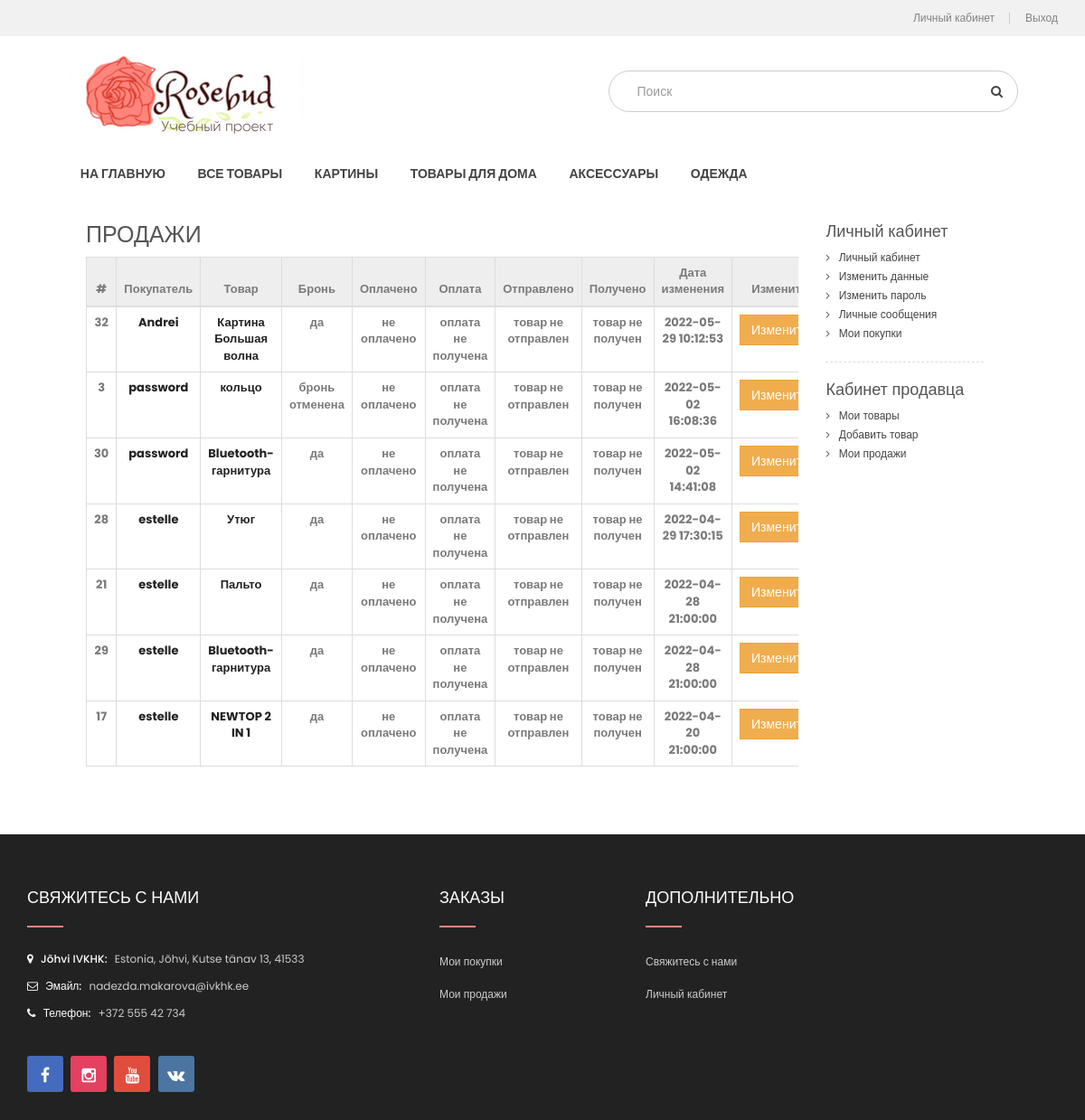
Page /orders (signed in) on the committed database.
### tables this page shows
CREATE TABLE `product_categories` (
  `idCategory` int(11) NOT NULL,
  `categoryName` varchar(30) NOT NULL
);

CREATE TABLE `orders` (
  `idOrder` int(11) NOT NULL,
  `productId` int(11) NOT NULL,
  `sellerId` int(11) NOT NULL,
  `buyerId` int(11) NOT NULL,
  `booked` tinyint(1) NOT NULL DEFAULT 0,
  `payed` tinyint(1) NOT NULL DEFAULT 0,
  `gotPayment` tinyint(1) NOT NULL DEFAULT 0,
  `delivered` tinyint(1) NOT NULL DEFAULT 0,
  `got` tinyint(1) NOT NULL DEFAULT 0,
  `date` timestamp NOT NULL DEFAULT current_timestamp() ON UPDATE current_timestamp()
);

CREATE TABLE `users` (
  `idUser` int(11) NOT NULL,
  `role` int(1) NOT NULL,
  `email` text NOT NULL,
  `password` varchar(255) NOT NULL,
  `adress` text NOT NULL,
  `tel` int(20) NOT NULL,
  `fullName` text NOT NULL,
  `username` varchar(15) NOT NULL,
  `userDescription` text NOT NULL
);

CREATE TABLE `products` (
  `idProduct` int(10) NOT NULL,
  `name` varchar(30) NOT NULL,
  `categoryId` int(11) NOT NULL,
  `description` text NOT NULL,
  `img` text NOT NULL,
  `price` decimal(10,2) NOT NULL,
  `sellerId` int(11) NOT NULL
);

### controller/controllerUser.php (called while the page is built, shortened)
<?php
class controllerUser{
	public static function ordersFromUser($id){
		$orders = modelUser::orderDetails($id);
		include_once('view/ordersFromUser.php');
	}
}

### index.php (called while the page is built, shortened)
<?php
include_once 'inc/database.php';
include_once 'model/category.php';
include_once 'model/modelUser.php';
include_once 'controller/controller.php';
include_once 'controller/controllerUser.php';
include 'route/routing.php';
?>

### inc/database.php (called while the page is built, shortened)
<?php
class database {
    private $conn;
    private $host;
    private $user;
    private $password;
    private $baseName;
    function __construct() {
        $this->host = 'localhost';
        $this->user = 'root';
        $this->password = '';
        $this->baseName = 'rosebud_shop';
    }
    function connect() {
        try {
            $this->conn = new PDO(
                    'mysql:host='.$this->host.''
                    .';dbname='.$this->baseName.'',
                    $this->user,
                    $this->password,
                    array(PDO::MYSQL_ATTR_INIT_COMMAND => 'SET NAMES utf8'));
        } catch (Exception $e) {
            die('Connection failed : '.$e->getMessage());
        }
        return $this->conn;
    }
    function disconnect() {
        if ($this->conn) {
            $this->conn = null;
        }
    }
    function getAll($query) {
        $stmt = $this->conn->prepare($query);
        $stmt->execute();
        $stmt->setFetchMode(PDO::FETCH_ASSOC);
        $response = $stmt->fetchAll();
        return $response;
    }
}
?>

### model/modelUser.php (called while the page is built, shortened)
<?php
class modelUser{
	public static function orderDetails($id){
		$sql = "SELECT products.*, users.*, orders.* from products, users, orders where `orders`.sellerId =".$id." AND `orders`.productId = `products`.idProduct AND orders.`buyerId` = `users`.idUser order by `orders`.date DESC";
		$database = new database();
		$rows = $database->getAll($sql);
		return $rows;
	}
}

### model/category.php (called while the page is built)
<?php
class Category{
    public static function getMainCategories() {
        $query = "SELECT * FROM `product_categories`" ;
        $db = new Database();
        $categories = $db->getAll($query);
        return $categories;
    }
}

### controller/controller.php (called while the page is built, shortened)
<?php
class Controller{
	public static function mainCategories(){
		$categories = Category::getMainCategories();
		include_once 'view/categories.php';
	}
}
?>

### view/ordersFromUser.php (the view, shortened to what this page needs)
<div class="col-xs-9" style="float: left; width: 80%;">
	<h1 class="text-uppercase">Продажи</h1>
		<div class="table-responsive">
			<table class="table table-bordered">
				<thead>
					<tr>
						<th style="text-transform: none;">#</th>
						<th style="text-transform: none;">Покупатель</th>
						<th style="text-transform: none;">Товар</th>
						<th style="text-transform: none;">Бронь</th>
						<th style="text-transform: none;">Оплачено</th>
						<th style="text-transform: none;">Оплата</th>
						<th style="text-transform: none;">Отправлено</th>
						<th style="text-transform: none;">Получено</th>
						<th style="text-transform: none;">Дата изменения</th>
						<th style="text-transform: none;">Изменить</th>
					</tr>
				</thead>
				<tbody>
					<?php
						foreach ($orders as $order) {
					?>
					<tr>
						<th scope="row"><?php echo $order['idOrder'];?></th>
						<th style="text-transform: none;">
							<?php
								echo '<a href="user?id='.$order['buyerId'].'">';
									echo $order['username'];?>
								</a>
						</th>
						<th style="text-transform: none;">
							<?php
								echo '<a href="detail?id='.$order['productId'].'">';
									echo $order['name'];?>
								</a>
						</th>
						<th style="text-transform: none;"><?php
							if($order['booked']==1){echo 'да';}
							else {echo 'бронь отменена';}
						?></th>
						<th style="text-transform: none;"><?php
							if ($order['payed']==1) { echo 'оплачено';}
							else {echo 'не оплачено';}
						?></th>
						<th style="text-transform: none;"><?php
							if ($order['gotPayment']==1) {echo 'оплата получена';}
							else {echo 'оплата не получена';}
						?></th>
						<th style="text-transform: none;"><?php
							if ($order['delivered']==1) {echo 'товар отправлен';}
							else {echo 'товар не отправлен';}
						?></th>
						<th style="text-transform: none;"><?php
							if ($order['got']==1) {echo 'товар получен';}
							else {echo 'товар не получен';}
						?></th>
						<th style="text-transform: none;"><?php echo $order['date'];?></th>
						<th>
							<a href="changeOrder?id=<?php echo $order['idOrder'];?>">
							<button class="btn btn-warning">Изменить</button>
							</a>
						</th>
					</tr>
					<?php
						}
					?>
				</tbody>
			</table>
	</div>
</div>
<?php
	include "view/templates/userMenu.php";
	include "view/templates/layout.php";
?>

### view/categories.php
<?php
	foreach ($categories as $value){
			echo '<li class="">
			<p class="close-menu"></p>';
			echo "<a href='category?id=".$value['idCategory']."' class='clearfix menu1'>";
				echo "<strong>".$value['categoryName']."</strong>
				<span class='label'></span>
				</a></li>";
	}
?>

### public/css/themecss/so_megamenu.css (style rules this page uses)
ul.megamenu > li { float: left; margin-right:1px; }
ul.megamenu > li > a { display: block; position: relative; color: #fff; font-size: 14px; padding: 15px 18px ; }
ul.megamenu > li > a strong { font-weight: 400; }

### public/css/header2.css (style rules this page uses)
.header-bottom .header-bottom-right .megamenu-wrapper .megamenu li { margin-right: 1.5%; }
.header-bottom .header-bottom-right .megamenu-wrapper .megamenu li .menu1 { padding: 5px 10px; border-radius: 3px; text-transform: uppercase; font-weight: 600; transition: none; color: #444444; }
.header-bottom .header-bottom-right .megamenu-wrapper .megamenu li .menu1 strong { font-weight: 700; }

### rows in the picture
product_categories: categoryName "КАРТИНЫ"
product_categories: categoryName "ТОВАРЫ ДЛЯ ДОМА"
product_categories: categoryName "АКСЕССУАРЫ"
product_categories: categoryName "ОДЕЖДА"
orders: idOrder "32", buyerId.username "Andrei", productId.name "Картина Большая волна", booked "да", payed "не оплачено", gotPayment "оплата не получена", delivered "товар не отправлен", got "товар не получен", date "2022-05-29 10:12:53"
orders: idOrder "3", buyerId.username "password", productId.name "кольцо", booked "бронь отменена", payed "не оплачено", gotPayment "оплата не получена", delivered "товар не отправлен", got "товар не получен", date "2022-05-02 16:08:36"
orders: idOrder "30", buyerId.username "password", productId.name "Bluetooth-гарнитура", booked "да", payed "не оплачено", gotPayment "оплата не получена", delivered "товар не отправлен", got "товар не получен", date "2022-05-02 14:41:08"
orders: idOrder "28", buyerId.username "estelle", productId.name "Утюг", booked "да", payed "не оплачено", gotPayment "оплата не получена", delivered "товар не отправлен", got "товар не получен", date "2022-04-29 17:30:15"
orders: idOrder "21", buyerId.username "estelle", productId.name "Пальто", booked "да", payed "не оплачено", gotPayment "оплата не получена", delivered "товар не отправлен", got "товар не получен", date "2022-04-28 21:00:00"
orders: idOrder "29", buyerId.username "estelle", productId.name "Bluetooth-гарнитура", booked "да", payed "не оплачено", gotPayment "оплата не получена", delivered "товар не отправлен", got "товар не получен", date "2022-04-28 21:00:00"
orders: idOrder "17", buyerId.username "estelle", productId.name "NEWTOP 2 IN 1", booked "да", payed "не оплачено", gotPayment "оплата не получена", delivered "товар не отправлен", got "товар не получен", date "2022-04-20 21:00:00"
